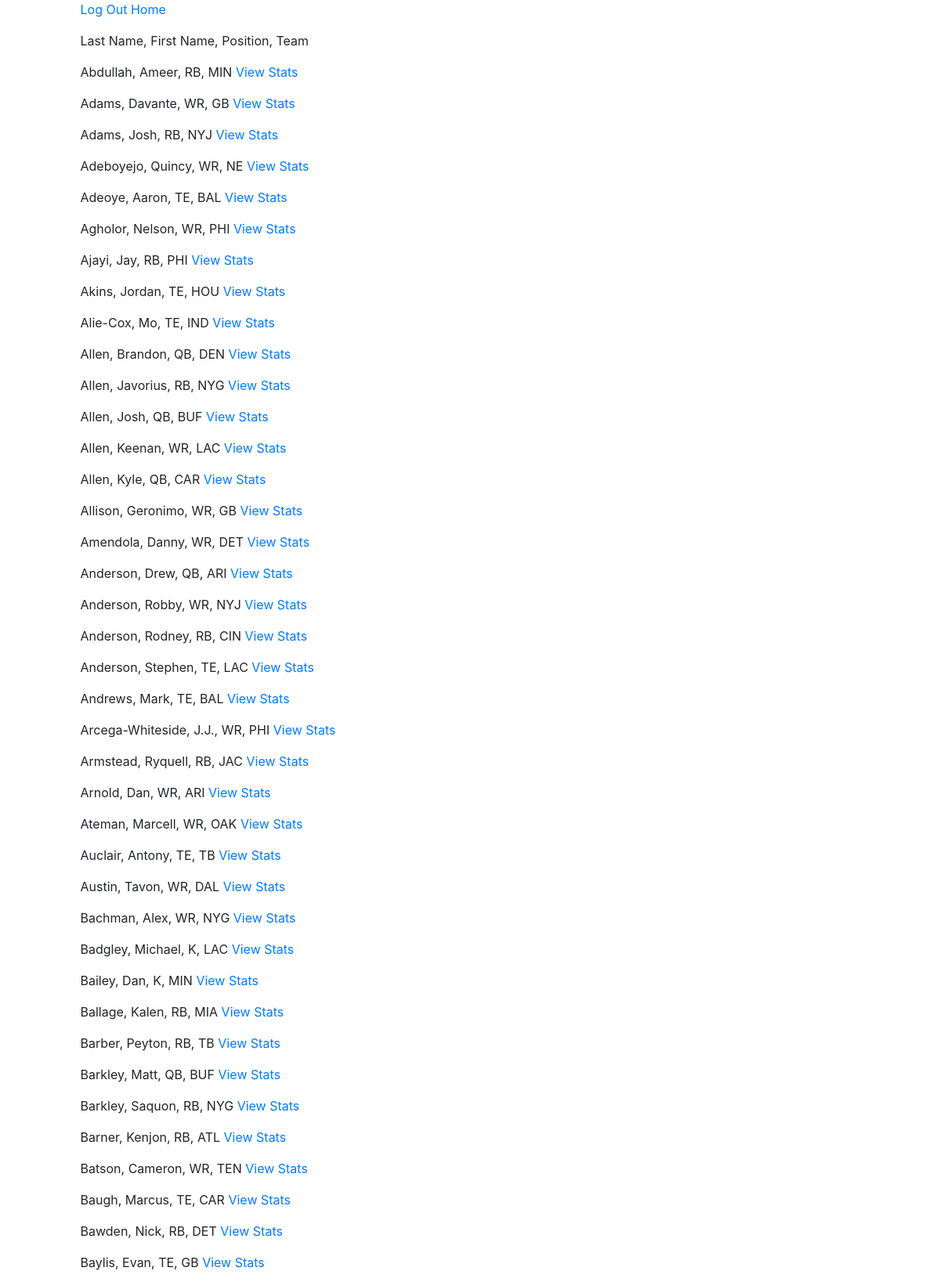
The page /players (signed in, upper part) on the database its author committed.
### core/models.py (models this page shows)
class Player(models.Model):
    objects = models.Manager()
    letter_char = models.CharField(max_length=1)
    last_name = models.CharField(max_length=30)     # first letter of player's last name
    first_name = models.CharField(max_length=30)    # player's first name
    full_name = models.CharField(max_length=61)     # player's last name
    stats_url = models.CharField(max_length=100)    # url with player's previous fantasy stats
    pos_key = models.CharField(max_length=2)        # key of player's position (ex: QR for quarterback)
    team_name = models.CharField(max_length=30)     # player's nfl team
    college = models.CharField(max_length=30)       # college player attended
    fantasy_pts = models.FloatField(default=0.0)    # current number of fantasy pts for 2019 season
    available = models.BooleanField(default=True)   # bool if player has been drafted
    def __str__(self):
        return "%s, %s, %s, %s" % (self.last_name, self.first_name, self.pos_key, team_abbr[self.team_name])
    class Meta:
        ordering = ['last_name']

### core/views.py (the view)
# urls.py: path('players', all_players_view, name='players'),
def all_players_view(request):
    players = Player.objects.all()
    return render(request, 'players.html', {"players": players})

### core/templates/players.html (shortened to what this page needs)
<link rel="stylesheet" href="https://stackpath.bootstrapcdn.com/bootstrap/4.4.1/css/bootstrap.min.css">
<!DOCTYPE html>
<html>
    <head>
    </head>
    <body>
    {% if user.is_authenticated %}
        <div class="row">
            <div class="col-md-1">
                <p> &nbsp; &nbsp; </p>
            </div>
            <div class="col-md-2">
                <a href="/logout">Log Out</a>
                <a href="/home">Home</a>
            </div>
        </div>
        <div class="row">
            <div class="col-md-1"></div>
            <div class="col-md-5">
                <p>Last Name, First Name, Position, Team</p>
                {% for p in players %}
                    <p> {{p}} <a href="/player_stats?player_id={{p.id}}">View Stats</a> </p>
                {% endfor %}
            </div>
        </div>
    {% else %}
        <a href="/login">Log In</a>
        <p> &nbsp;&nbsp; </p>
        <a href="/">Splash</a>
    {% endif %}
    </body>
</html>

### rows shown on the page
Player: last_name+first_name+pos_key "Abdullah, Ameer, RB, MIN"
Player: last_name+first_name+pos_key "Adams, Davante, WR, GB"
Player: last_name+first_name+pos_key "Adams, Josh, RB, NYJ"
Player: last_name+first_name+pos_key "Adeboyejo, Quincy, WR, NE"
Player: last_name+first_name+pos_key "Adeoye, Aaron, TE, BAL"
Player: last_name+first_name+pos_key "Agholor, Nelson, WR, PHI"
Player: last_name+first_name+pos_key "Ajayi, Jay, RB, PHI"
Player: last_name+first_name+pos_key "Akins, Jordan, TE, HOU"
Player: last_name+first_name+pos_key "Alie-Cox, Mo, TE, IND"
Player: last_name+first_name+pos_key "Allen, Brandon, QB, DEN"
Player: last_name+first_name+pos_key "Allen, Javorius, RB, NYG"
Player: last_name+first_name+pos_key "Allen, Josh, QB, BUF"
Player: last_name+first_name+pos_key "Allen, Keenan, WR, LAC"
Player: last_name+first_name+pos_key "Allen, Kyle, QB, CAR"
Player: last_name+first_name+pos_key "Allison, Geronimo, WR, GB"
Player: last_name+first_name+pos_key "Amendola, Danny, WR, DET"
Player: last_name+first_name+pos_key "Anderson, Drew, QB, ARI"
Player: last_name+first_name+pos_key "Anderson, Robby, WR, NYJ"
Player: last_name+first_name+pos_key "Anderson, Rodney, RB, CIN"
Player: last_name+first_name+pos_key "Anderson, Stephen, TE, LAC"
Player: last_name+first_name+pos_key "Andrews, Mark, TE, BAL"
Player: last_name+first_name+pos_key "Arcega-Whiteside, J.J., WR, PHI"
Player: last_name+first_name+pos_key "Armstead, Ryquell, RB, JAC"
Player: last_name+first_name+pos_key "Arnold, Dan, WR, ARI"
Player: last_name+first_name+pos_key "Ateman, Marcell, WR, OAK"
Player: last_name+first_name+pos_key "Auclair, Antony, TE, TB"
Player: last_name+first_name+pos_key "Austin, Tavon, WR, DAL"
Player: last_name+first_name+pos_key "Bachman, Alex, WR, NYG"
Player: last_name+first_name+pos_key "Badgley, Michael, K, LAC"
Player: last_name+first_name+pos_key "Bailey, Dan, K, MIN"
Player: last_name+first_name+pos_key "Ballage, Kalen, RB, MIA"
Player: last_name+first_name+pos_key "Barber, Peyton, RB, TB"
Player: last_name+first_name+pos_key "Barkley, Matt, QB, BUF"
Player: last_name+first_name+pos_key "Barkley, Saquon, RB, NYG"
Player: last_name+first_name+pos_key "Barner, Kenjon, RB, ATL"
Player: last_name+first_name+pos_key "Batson, Cameron, WR, TEN"
Player: last_name+first_name+pos_key "Baugh, Marcus, TE, CAR"
Player: last_name+first_name+pos_key "Bawden, Nick, RB, DET"
Player: last_name+first_name+pos_key "Baylis, Evan, TE, GB"
